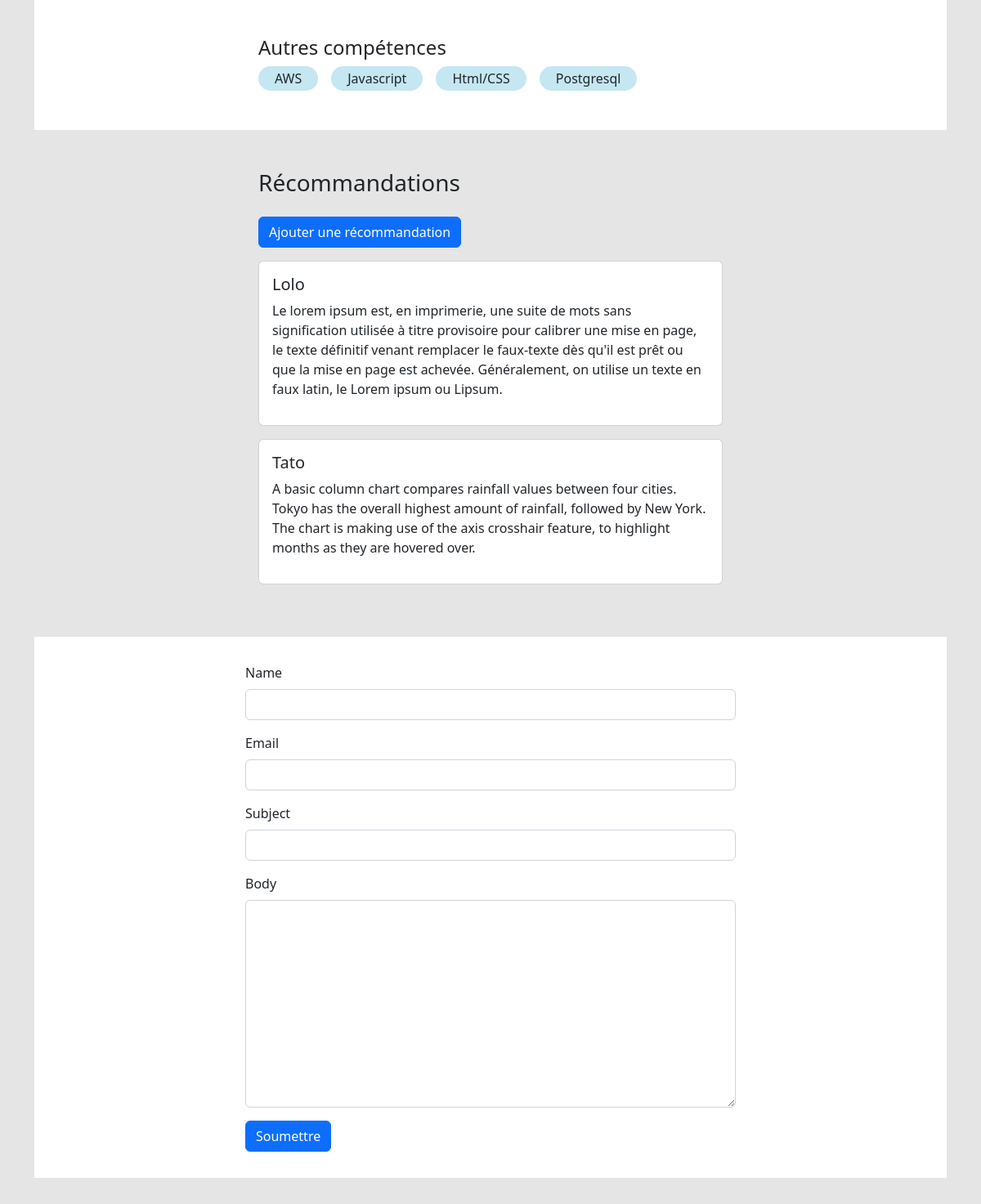
/ (lower part), run on an earlier commit of the app's database.
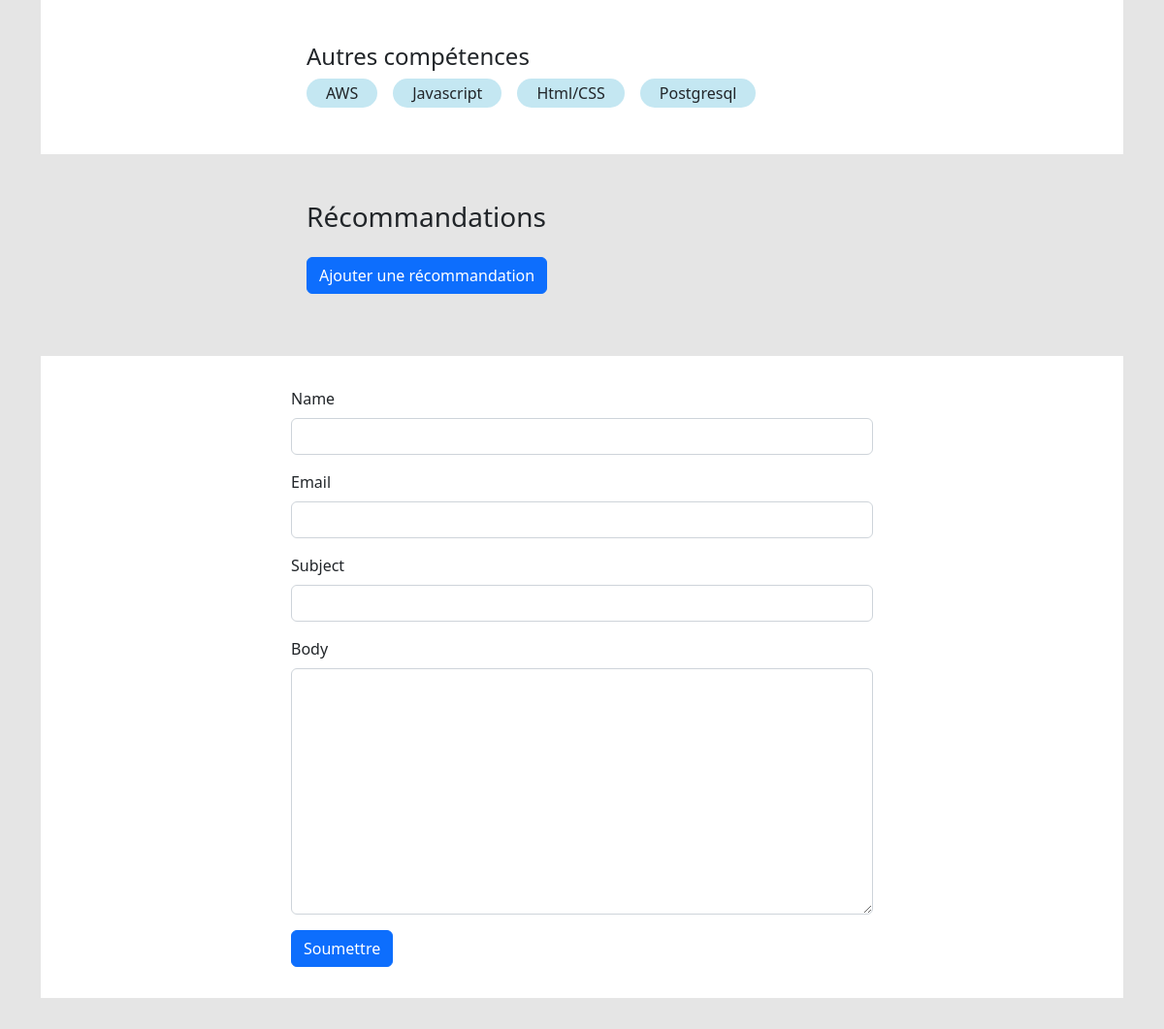
And on a later commit of the database.
### base/models.py (models this page shows, shortened)
class Skill(models.Model):
    title = models.CharField(max_length=200)
    body = models.TextField(null=True, blank=True)
    logo = models.ImageField(null=True, default="django-logo.png")
    created = models.DateTimeField(auto_now_add=True)
    id = models.UUIDField(
        default=uuid.uuid4, unique=True, primary_key=True, editable=False
    )

class Endorsement(models.Model):
    name = models.CharField(max_length=200, null=True)
    body = models.TextField()
    approved = models.BooleanField(default=False, null=True)
    featured = models.BooleanField(default=False)

class Message(models.Model):
    name = models.CharField(max_length=200, null=True)
    email = models.CharField(max_length=200, null=True)
    subject = models.CharField(max_length=200, null=True)
    body = models.TextField()
    is_read = models.BooleanField(default=False)
    created = models.DateTimeField(auto_now_add=True)
    id = models.UUIDField(
        default=uuid.uuid4, unique=True, primary_key=True, editable=False
    )

### base/views.py (the view)
# urls.py: path("", views.homePage, name="home"),
def homePage(request):
    projects = Project.objects.all()
    detailedSkills = Skill.objects.exclude(body="")
    skills = Skill.objects.filter(body="")
    endorsements = Endorsement.objects.filter(approved=True)
    form = MessageForm()
    if request.method == "POST":
        form = MessageForm(request.POST)
        if form.is_valid():
            form.save()
            messages.success(request, "Votre message a bien été envoyé.")
    context = {
        "projects": projects,
        "skills": skills,
        "detailedSkills": detailedSkills,
        "form": form,
        "endorsements": endorsements,
    }
    return render(request, "base/home.html", context)

### base/forms.py
class MessageForm(ModelForm):
    class Meta:
        model = Message
        fields = "__all__"
        exclude = ["is_read"]
    def __init__(self, *args, **kwargs):
        super(MessageForm, self).__init__(*args, **kwargs)
        self.fields["name"].widget.attrs.update({"class": "form-control"})
        self.fields["email"].widget.attrs.update({"class": "form-control"})
        self.fields["subject"].widget.attrs.update({"class": "form-control"})
        self.fields["body"].widget.attrs.update({"class": "form-control"})

### base/templates/base/home.html (shortened to what this page needs)
{% extends 'base/main.html' %}
{% load static %}
{% block content %}
<section class="container section--2">
    <section class="section--1">
        <div class="skills--container">
            {% for skill in detailedSkills %}
            <div class="skill--wrapper">
                <div class="wrapper">
                </div>
            </div>
            {% endfor %}
            <h4>Autres compétences</h4>
            <div class="other--skills--wrapper">
                {% for skill in skills %}
                <div class="skill--tag">
                    <span>{{ skill.title }}</span>
                </div>
                {% endfor %}
            </div>
        </div>
    </section>
    <section class="section--2">
        <div class="skills--container">
            <h3>Récommandations</h3>
            <a class="btn btn-primary my-3" href="{% url 'add-endorsement' %}">Ajouter une récommandation</a>
            {% for i in endorsements %}
            <div style="margin-bottom: 1em;" class="card">
                <div class="card-body">
                    <h5>{{ i.name }}</h5>
                    <p>{{ i.body }}</p>
                </div>
            </div>
            {% endfor %}
        </div>
    </section>
    <section class="section--1">
        <div class="container">
            <form class="contact--form" method="POST">
                {% for field in form %}
                <div class="mb-3">
                    <label for="exampleInputPassword1" class="form-label">{{field.label}}</label>
                    {{ field }}
                </div>
                {% endfor %}
                <input class="btn btn-primary" type="submit" value="Soumettre">
            </form>
        </div>
    </section>
    {% endblock content %}

What changed in the data, as far as the page shows it:
removed Endorsement: name "Lolo", body "Le lorem ipsum est, en imprimerie, une suite de mots sans signification utilisée à titre provisoire pour calibrer une mise en page, le texte définitif venant remplacer le faux-texte dès qu'il est prêt ou que la mise en page est achevée. Généralement, on utilise un texte en faux latin, le Lorem ipsum ou Lipsum."
removed Endorsement: name "Tato", body "A basic column chart compares rainfall values between four cities. Tokyo has the overall highest amount of rainfall, followed by New York. The chart is making use of the axis crosshair feature, to highlight months as they are hovered over."
